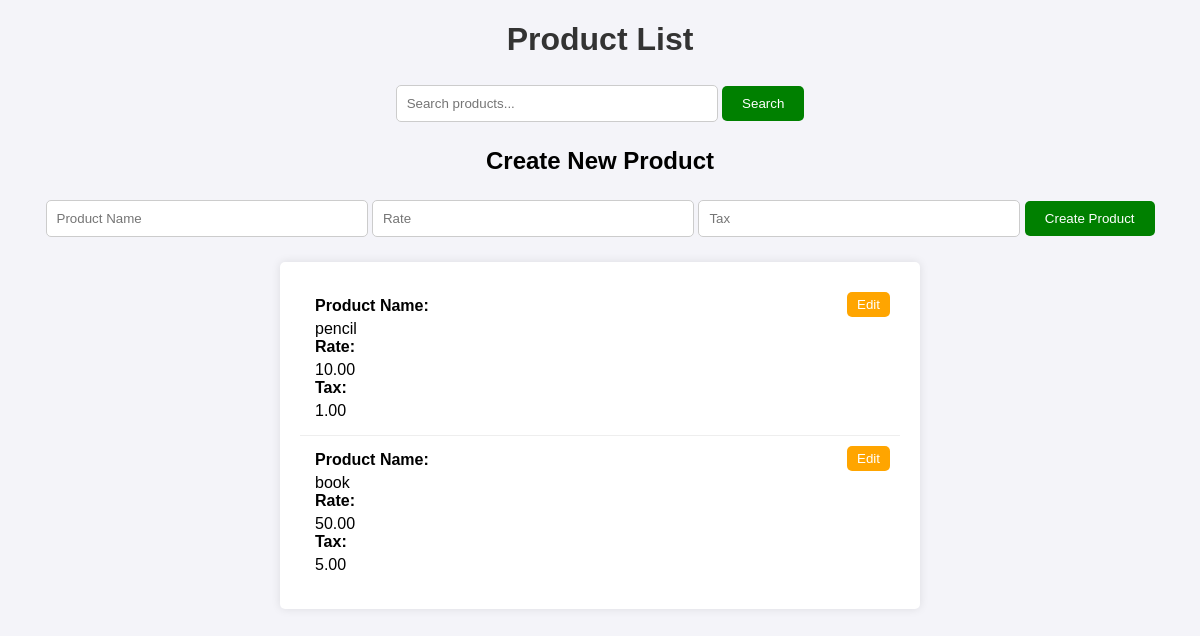
Screenshot of /products/ with the database file from the repository.
### customers/models.py (models this page shows, shortened)
class Product(models.Model):
    product_name = models.CharField(max_length=255)
    rate = models.DecimalField(max_digits=10, decimal_places=2)
    tax = models.DecimalField(max_digits=5, decimal_places=2)

### customers/views.py (the view, shortened to what this page needs)
# urls.py: path('products/', views.product_list, name='product_list'),
@csrf_exempt
def product_list(request):
    if request.method == 'GET':
        products = Product.objects.all()
        search_query = request.GET.get('q', '')
        if search_query:
            products = products.filter(
                Q(product_name__icontains=search_query) |
                Q(rate__icontains=search_query) |
                Q(tax__icontains=search_query)
            )
        return render(request, 'products/products_list.html', {'products': products})

### customers/templates/products/products_list.html (shortened to what this page needs)
<!DOCTYPE html>
<html lang="en">
<head>
</head>
<body>
    <h1>Product List</h1>
    <div class="search-container">
        <form method="GET" action="">
            <input type="text" name="q" placeholder="Search products..." value="{{ request.GET.q }}">
            <button type="submit">Search</button>
        </form>
    </div>
    <div class="create-container">
        <h2>Create New Product</h2>
        <form onsubmit="createProduct(event)">
            <input type="text" id="product_name" placeholder="Product Name" required>
            <input type="number" id="rate" placeholder="Rate" required>
            <input type="number" id="tax" placeholder="Tax" required>
            <button type="submit">Create Product</button>
        </form>
    </div>
    <div class="product-list">
        {% for product in products %}
            <div class="product-item">
                <div>
                    <strong>Product Name:</strong> {{ product.product_name }}
                    <strong>Rate:</strong> {{ product.rate }}
                    <strong>Tax:</strong> {{ product.tax }}
                </div>
                <button class="edit-button" onclick="toggleEditForm({{ product.id }})">Edit</button>
            </div>
        {% empty %}
            <p class="no-products">No products found.</p>
        {% endfor %}
    </div>
</body>
</html>

### customers/templates/products/products_list.html (style rules this page uses)
body { font-family: Arial, sans-serif; background-color: #f4f4f9; margin: 20px; }
h1 { text-align: center; color: #333; }
.search-container, .create-container { text-align: center; margin-bottom: 20px; }
.search-container input[type="text"], .create-container input[type="text"], .create-container input[type="number"], .edit-container input[type="text"], .edit-container input[type="number"] { width: 300px; padding: 10px; border: 1px solid #ccc; border-radius: 5px; margin: 5px 0; }
.search-container button, .create-container button, .edit-container button { padding: 10px 20px; background-color: green; color: white; border: none; border-radius: 5px; cursor: pointer; }
.product-list { max-width: 600px; margin: 0 auto; background: #fff; border-radius: 5px; box-shadow: 0 0 10px rgba(0, 0, 0, 0.1); padding: 20px; }
.product-item { padding: 15px; border-bottom: 1px solid #eee; position: relative; }
.product-item:last-child { border-bottom: none; }
.product-item strong { display: block; margin-bottom: 5px; }
.edit-button { position: absolute; right: 10px; top: 10px; background-color: orange; color: white; border: none; border-radius: 5px; padding: 5px 10px; cursor: pointer; }

### rows the page displays
Product: product_name "pencil", rate "10.00", tax "1.00"
Product: product_name "book", rate "50.00", tax "5.00"
